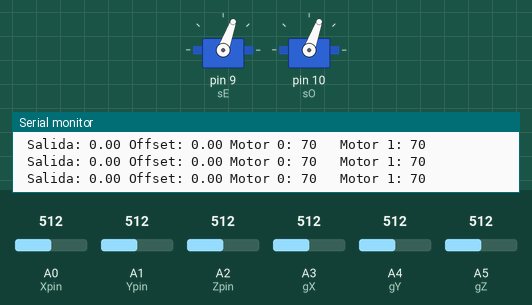
The sketch below on a simulated Arduino Uno, built with avr-gcc and run on an emulated ATmega328P. On the bench: 2 × servo, the last lines printed to the serial monitor. The test bench sets the inputs (shaded band); at power-on: A0 (Xpin) = 512, A1 (Ypin) = 512, A2 (Zpin) = 512, A3 (gX) = 512, A4 (gY) = 512, A5 (gZ) = 512.

Above: at 5.3 s.
5.4 s: A0 (Xpin) set to 716
At 6.6 s:
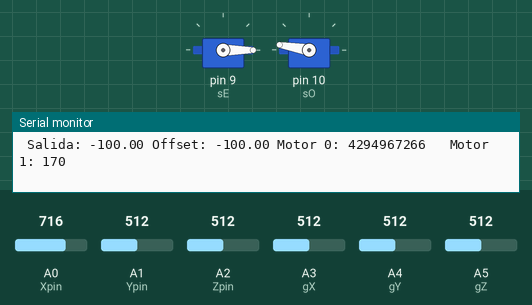
6.9 s: A0 (Xpin) set to 306
At 7.5 s:
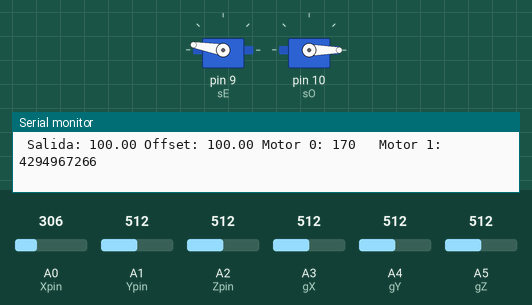
Timing chart, 0 to 9.9 s (numbered marks = the images above; inputs shaded):
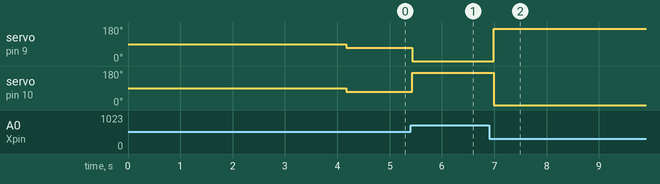

Measured:
- after the input at 5.4 s, servo on pin 9 (sE): 70° → 0° at once; servo on pin 10 (sO): 70° → 170° at once
- after the input at 6.9 s, servo on pin 9 (sE): 0° → 170° after 0.09 s; servo on pin 10 (sO): 170° → 0° after 0.09 s

The sketch:

fxm.ino
```cpp
// (licence header left out)
/*
Proyecto: Cuadricoptero - FXM - RIVAS TECH SOCIETY
Unidad autónoma de vuelo, con las siguientes características:

- Motores A2208-12T 1500KV motor sin escobillas Outrunner
- Control de velocidad (ESC) Skywalker 20A Brushless Motor Electronic Speed Controller
- IMU GY-85 6DOF 9DOF
- Controlador PID para estabilidad (cabeceo, alabeo y guiñada, y altura)
- Angulos de EULER
-

*/

#include <PID_v1.h>

//usamos la librería Timer para generar eventos de tiempo
#include "Timer.h"
Timer t1, t2, t3;

// fichero con la configuración básica del sistema
#include "Parametros.h"

// UAV
#include "Uav.h"
Uav uav;

// IMU
#include "Imu.h"
Imu imu;

//SERVO
#include <Servo.h>  // servo library

//Las variables volatile se emplean en la interrupción
volatile int estado = HIGH ;
volatile int contador = 0 ;
volatile unsigned long time;

int v[N_MOTORES];
// En el caso del balancín, voy a usar un servo sólo, que nos dará el ajuste de velocidad para dos motores
// Calculo el offset, y lo que le sumo a uno se lo resto a otro
// Si esto no va fino añadiremos otro servo

// En el caso del balancín sólo usaremos 2: sE y sO
Servo sN, sS, sE, sO;

// Pines analógicos donde conectamos el acelerómetro
// Para el balancín sólo usaremos el X
const int Xpin = A0;
const int Ypin = A1;
const int Zpin = A2;

//
const int gX = A3;
const int gY = A4;
const int gZ = A5;
double zeroValue[6] = { 0 }; // gyroX, gyroY, gyroZ, accX, accY, accZ

//Usamos un controlador PID para el ROLL, en el caso del balancín es suficiente
// para el cuadricoptero usaremos otro para el PITCH, otro para el YAW y otro para la ALTURA
//Variables para el controlador PID
double rollSetpoint, rollInput, rollOutput;

//Definimos valores agresivos  (para acercarnos más rápidamente al objetivo) y conservadores
// El ajuste de estos parámetros es la parte más complicada de este proyecto. De momento usaremos sólo P
double aggKp=0.5, aggKi=0, aggKd=0;
double consKp=0.01, consKi=0, consKd=0;
//Creamos el PID
PID rollPID(&rollInput, &rollOutput, &rollSetpoint,consKp,consKi,consKd, DIRECT);


void setup(){
  // Conexión del acelerómetro ADXL335 a la placa Arduino. Cambiar cuando llegue la IMU
  // Conectamos un cable del pin AREF a 3.3V
  analogReference(EXTERNAL);  // La tensión aplicada en el pin AREF será la que haga que el conversor A/D
                              // de su máxima lectura (1023)

  Serial.begin(9600);


  delay(100);//wait for the sensor to get ready

  // Para calibrar la imu. Ejecutar sólo las primeras veces

  for (uint8_t i = 0; i < 100; i++) { // Take the average of 100 readings
    zeroValue[0] += analogRead(gX);
    zeroValue[1] += analogRead(gY);
    zeroValue[2] += analogRead(gZ);
    zeroValue[3] += analogRead(Xpin);
    zeroValue[4] += analogRead(Ypin);
    zeroValue[5] += analogRead(Zpin);
    delay(10);
  }
  zeroValue[0] /= 100;
  zeroValue[1] /= 100;
  zeroValue[2] /= 100;
  zeroValue[3] /= 100;
  zeroValue[4] /= 100;
  zeroValue[5] /= 100;
  zeroValue[5] -= 102.3; // Z value is -1g when facing upwards - Sensitivity = 0.33/3.3*1023=102.3

  imu.setAccXZeroG(zeroValue[3]);  // aprox 512
  //imu.setAccYZeroG(zeroValue[4]);
  //imu.setAccZZeroG(zeroValue[5]);

  // utilizada para generar eventos de tiempo cada x milisegundos
  //
  int tickEvent1 = t1.every(TIEMPO_LECTURA_IMU, lecturaIMU, (void*)0);
 // int tickEvent2 = t2.every(500, muestraEstado, (void*)0);
  int tickEvent3 = t3.every(TIEMPO_ACTUALIZACION_VELOCIDAD, actualizaVelocidadRoll, (void*)0);

  // No es necesario, porque por defecto son de entrada, pero....
  pinMode(Xpin, INPUT);
  pinMode(Ypin, INPUT);
  pinMode(Zpin, INPUT);

  // Hacemos las primeras lecturas de la IMU
  // Para el uso del balancin con los dos motores, sólo vamos a necesitar un controlador PID sobre el eje X del acelerómetro. Es decir sólo vamos a controlar el alabeo (ROLL)
  imu.setAccX(analogRead(Xpin)); // Leemos el valor de la tensión en el pin x
  imu.setAccY(analogRead(Ypin)); // Leemos el valor de la tensión en el pin x
  imu.setAccZ(analogRead(Zpin)); // Leemos el valor de la tensión en el pin x
  rollInput = imu.getAccX();
  //rollSetpoint = imu.getAccXZeroG();
  rollSetpoint = ACC_X_REPOSO;
  //turn the PID on
  rollPID.SetMode(AUTOMATIC);
  rollPID.SetOutputLimits(-100, 100);

  // Arrancamos el Quad
  uav.start();
  // Conectamos el servo al Pin 9D
  switch (N_MOTORES) {
    case 2:
      //balancín
        sE.attach(9);  // servo control Motor Dcho
        sO.attach(10);  // servo control Motor Izqdo
        sE.write(V_ARRANQUE);
        sO.write(V_ARRANQUE);
      break;
    case 4:
      //cuadricoptero
        sN.attach(7);  // servo control Motor Arriba
        sS.attach(8);  // servo control Motor Abajo
        sE.attach(9);  // servo control Motor Dcho
        sO.attach(10);  // servo control Motor Izqdo
      break;
  }

  // Cuando tengamos los motores, conectaremos la velocidad de los mismos con la del servo
  // De momento solo activamos el servo

  //Esperamos 3 segundos para despegar
  delay(3000);

  //Reducimos a la velocidad que consideramos estable
  sE.write(V_ESTABLE);
  sO.write(V_ESTABLE);
}


void loop(){
    // llamada a la generación de eventos de tiempo

  // lectura IMU
  t1.update();
 // t2.update();
 // actualiza Velocidad
  t3.update();


}


void actualizaVelocidadRoll(void *context)
{

      //float offset = map (rollOutput, -5, 5, 0, 180);
      float offset = rollOutput;
      uav.M[0].setVelocidad(V_ESTABLE+offset);
      uav.M[1].setVelocidad(V_ESTABLE-offset);
      sE.write(uav.M[0].getVelocidad());
      sO.write(uav.M[1].getVelocidad());
      Serial.print(" Salida: ");
      Serial.print(rollOutput);
      Serial.print(" Offset: ");
      Serial.print(offset);
      for (int i = 0; i< N_MOTORES; i++){
          Serial.print(" Motor ");
          Serial.print(i);
          Serial.print(": ");
          Serial.print(uav.M[i].getVelocidad());
          Serial.print("\t");
     }
       Serial.print("\n");


}

void lecturaIMU(void *context)
{
  //Lectura datos IMU
  imu.setAccX(analogRead(Xpin)); // Leemos el valor de la tensión en el pin X
  imu.setAccY(analogRead(Ypin)); // Leemos el valor de la tensión en el pin Y
  imu.setAccZ(analogRead(Zpin)); // Leemos el valor de la tensión en el pin Z
  rollInput = imu.getAccX();

  // Aplicación controlador PID

  double gap = abs(rollSetpoint-rollInput); //distance away from setpoint
  if(gap<10)
  {  //we're close to setpoint, use conservative tuning parameters
    rollPID.SetTunings(consKp, consKi, consKd);
  }
  else
  {
     //we're far from setpoint, use aggressive tuning parameters
     rollPID.SetTunings(aggKp, aggKi, aggKd);
  }

  rollPID.Compute();


}


 void muestraEstado(void *context)
 {

     // Revisamos el estado de la IMU
      Serial.print("AccX: ");
      Serial.print(imu.getAccX());
      Serial.print("\t");
      Serial.print("AccXZeroG: ");
      Serial.print(imu.getAccXZeroG());
      Serial.print("\t");

   // Revisamos el estado de la UAV
      Serial.print("Numero Motores: ");
      Serial.print(uav.getNumMotores());
      Serial.print("\t");

      for (int i = 0; i< N_MOTORES; i++){
          Serial.print("Motor ");
          Serial.print(i);
          Serial.print(": ");
          Serial.print(uav.M[i].getVelocidad());
          Serial.print("\t");
     }
       Serial.print("\n");

 }
```

Imu.cpp
```cpp
// (licence header left out)
/*
Imu.cpp - Clase para la gestión de la Unidad de Medida Inercial (IMU).
*/

/*
http://www.instructables.com/id/Guide-to-gyro-and-accelerometer-with-Arduino-inclu/?lang=es
The accelerometer
The accelerometer measures the acceleration (g's) in three dimensions.
To translate the analog readings into degrees you simply need to read the axis and to subtract the zero offset like so:
accVal = accAdc-accZero

Where accAdc is the analog reading and accZero is the value when it reads 0g -
this is calculated in the start of the code, look in the "Setup" section.
The zero value can also be found in the datasheet: http://www.sparkfun.com/datasheets/Components/SMD/adxl335.pdf. You will see that the zero voltage at 0g is approximately 1.5V, to translate this into quids, you again have to use this equation: zeroVoltage/3.3*1023.
So in this example I get:
1.5/3.3*1023=465.

You can then calculate the pitch and roll using the following equations:
pitch = atan2(accYval, accZval)+PI
roll = atan2(accXval, accZval)+PI
*/


#include <Arduino.h>
#include "Imu.h"
#include "Parametros.h"
#include "Kalman.h" // Source: https://github.com/TKJElectronics/KalmanFilter

Kalman kalmanX;
Kalman kalmanY;


/* All the angles start at 180 degrees */
double gyroXangle = 180;
double gyroYangle = 180;
double gyroZangle = 180;

// Complimentary filter
double compAngleX = 180;
double compAngleY = 180;


Imu::Imu(void)
{
   // Una conversión ADC va de 0 a 1023, siendo 512
   // la mitad del rango y por lo tanto el 0
   //acc_zero_G = 512.0;
   // Según el Datasheet, tenemos incrementos de 330mV por cada G de aceleración
   // por lo tanto, si pasamos de mV (330) a cuentas (1023)
   // nos queda que 330mV / 1023cuentas = 102.3, valor para convertir mV a G's
   // escala es el número de unidades que esperamos que el sensor lea cuando
   // hay un cambio de aceleración en 1G
  acc_escala = 102.3;


}

void Imu::Init(void)
{
  setAccX(ACC_X_REPOSO);
  setAccY(ACC_Y_REPOSO);
  setAccZ(ACC_Z_REPOSO);

  kalmanX.setAngle(180); // Set starting angle
  kalmanY.setAngle(180);


}

void Imu::setAccX(float x)
{
  acc_x_grav = ((float)x - acc_X_zero_G)/acc_escala;
  acc_x = x;
}

float Imu::getAccXGrav(void)
{
  return acc_x_grav;
}

float Imu::getAccX(void)
{
  return acc_x;
}

void Imu::setAccY(float y)
{
  acc_y_grav = ((float)y - acc_Y_zero_G)/acc_escala;
  acc_y = y;
}

float Imu::getAccYGrav(void)
{
  return acc_y_grav;
}

void Imu::setAccZ(float z)
{
  acc_z_grav = ((float)z - acc_Z_zero_G)/acc_escala;
  acc_z = z;
}

float Imu::getAccZGrav(void)
{
  return acc_z_grav;
}

void Imu::setAccXZeroG(float x)
{
  acc_X_zero_G = x;
}

void Imu::setAccYZeroG(float y)
{
  acc_Y_zero_G = y;
}

void Imu::setAccZZeroG(float z)
{
  acc_Z_zero_G = z;
}

float Imu::getAccXZeroG(void)
{
  return acc_X_zero_G;
}

float Imu::getRoll(void)
{
  return (atan2(acc_x - acc_X_zero_G, acc_z - acc_Z_zero_G) + PI) * RAD_TO_DEG;
}

float Imu::getPitch(void)
{
  return (atan2(acc_y - acc_Y_zero_G, acc_z - acc_Z_zero_G) + PI) * RAD_TO_DEG;
}
```

Imu.h
```cpp
// (licence header left out)
/*
Imu.h - Clase para la gestión de la Unidad de Medida Inercial (IMU).
*/

// De momento usamos el Acelerómetro ADXL335, por lo que esta clase sólo se va a usar para la conversión de unidades

#ifndef _IMU_H
#define _IMU_H 1

#include <Arduino.h>

class Imu
{
  public:
    Imu(void);
    void Init();
    void setAccX(float x);
    void setAccY(float y);
    void setAccZ(float z);
    float getAccX(void);
    float getAccXGrav(void);
    float getAccY(void);
    float getAccYGrav(void);
    float getAccZ(void);
    float getAccZGrav(void);
    void setAccXZeroG(float x);
    void setAccYZeroG(float y);
    void setAccZZeroG(float z);
    float getAccXZeroG(void);
    float getRoll();
    float getPitch();

  private:
    float acc_x_grav;
    float acc_y_grav;
    float acc_z_grav;
    float acc_x;
    float acc_y;
    float acc_z;
    float acc_x_deg;
    float acc_y_deg;
    float acc_z_deg;
   // Una conversión ADC va de 0 a 1023, siendo 512
   // la mitad del rango y por lo tanto el 0

   //Para calibrar
    float acc_X_zero_G;
    float acc_Y_zero_G;
    float acc_Z_zero_G;
   // Según el Datasheet, tenemos incrementos de 330mV por cada G de aceleración
   // por lo tanto, si pasamos de mV (330) a cuentas (1023)
   // nos queda que 330mV / 1023cuentas = 102.3, valor para convertir mV a G's
   // escala es el número de unidades que esperamos que el sensor lea cuando
   // hay un cambio de aceleración en 1G
    float acc_escala;
};

#endif
```

Kalman.h
```cpp
// (licence header left out)
#ifndef _Kalman_h
#define _Kalman_h

class Kalman {
public:
    Kalman() {
        /* We will set the variables like so, these can also be tuned by the user */
        Q_angle = 0.001;
        Q_bias = 0.003;
        R_measure = 0.03;

        angle = 0; // Reset the angle
        bias = 0; // Reset bias

        P[0][0] = 0; // Since we assume that the bias is 0 and we know the starting angle (use setAngle), the error covariance matrix is set like so - see: http://en.wikipedia.org/wiki/Kalman_filter#Example_application.2C_technical
        P[0][1] = 0;
        P[1][0] = 0;
        P[1][1] = 0;
    };
    // The angle should be in degrees and the rate should be in degrees per second and the delta time in seconds
    double getAngle(double newAngle, double newRate, double dt) {
        // KasBot V2  -  Kalman filter module - http://www.x-firm.com/?page_id=145
        // Modified by Kristian Lauszus
        // See my blog post for more information: http://blog.tkjelectronics.dk/2012/09/a-practical-approach-to-kalman-filter-and-how-to-implement-it

        // Discrete Kalman filter time update equations - Time Update ("Predict")
        // Update xhat - Project the state ahead
        /* Step 1 */
        rate = newRate - bias;
        angle += dt * rate;

        // Update estimation error covariance - Project the error covariance ahead
        /* Step 2 */
        P[0][0] += dt * (dt*P[1][1] - P[0][1] - P[1][0] + Q_angle);
        P[0][1] -= dt * P[1][1];
        P[1][0] -= dt * P[1][1];
        P[1][1] += Q_bias * dt;

        // Discrete Kalman filter measurement update equations - Measurement Update ("Correct")
        // Calculate Kalman gain - Compute the Kalman gain
        /* Step 4 */
        S = P[0][0] + R_measure;
        /* Step 5 */
        K[0] = P[0][0] / S;
        K[1] = P[1][0] / S;

        // Calculate angle and bias - Update estimate with measurement zk (newAngle)
        /* Step 3 */
        y = newAngle - angle;
        /* Step 6 */
        angle += K[0] * y;
        bias += K[1] * y;

        // Calculate estimation error covariance - Update the error covariance
        /* Step 7 */
        P[0][0] -= K[0] * P[0][0];
        P[0][1] -= K[0] * P[0][1];
        P[1][0] -= K[1] * P[0][0];
        P[1][1] -= K[1] * P[0][1];

        return angle;
    };
    void setAngle(double newAngle) { angle = newAngle; }; // Used to set angle, this should be set as the starting angle
    double getRate() { return rate; }; // Return the unbiased rate

    /* These are used to tune the Kalman filter */
    void setQangle(double newQ_angle) { Q_angle = newQ_angle; };
    void setQbias(double newQ_bias) { Q_bias = newQ_bias; };
    void setRmeasure(double newR_measure) { R_measure = newR_measure; };

    double getQangle() { return Q_angle; };
    double getQbias() { return Q_bias; };
    double getRmeasure() { return R_measure; };

private:
    /* Kalman filter variables */
    double Q_angle; // Process noise variance for the accelerometer
    double Q_bias; // Process noise variance for the gyro bias
    double R_measure; // Measurement noise variance - this is actually the variance of the measurement noise

    double angle; // The angle calculated by the Kalman filter - part of the 2x1 state vector
    double bias; // The gyro bias calculated by the Kalman filter - part of the 2x1 state vector
    double rate; // Unbiased rate calculated from the rate and the calculated bias - you have to call getAngle to update the rate

    double P[2][2]; // Error covariance matrix - This is a 2x2 matrix
    double K[2]; // Kalman gain - This is a 2x1 vector
    double y; // Angle difference
    double S; // Estimate error
};

#endif
```

Motor.cpp
```cpp
// (licence header left out)
/*
Motor.cpp - Clase para gestión de motores.
*/
#include <Arduino.h>
#include "Motor.h"

Motor::Motor(void)
{

}

void Motor::init (unsigned long v0)
{
  _velocidad = v0;
}
void Motor::setVelocidad(unsigned long v)
{
  _velocidad = v;
}

unsigned long Motor::getVelocidad(void)
{
  return _velocidad;
}
```

Motor.h
```cpp
// (licence header left out)
/*
Motor.h - Clase para la gestión de motores.
*/

#ifndef _MOTOR_H
#define _MOTOR_H 1

#include <Arduino.h>

class Motor
{
  public:
    Motor(void);
    void init(unsigned long v0);
    void setVelocidad(unsigned long v);
    unsigned long getVelocidad(void);

  private:
    unsigned long _velocidad;
};

#endif
```

Parametros.h
```cpp
// (licence header left out)
#define N_MOTORES 2 // Balancín-Bicoptero

// Rango de velocidades de los motores. Dado que usamos servo, el grado que le demos al servo se traduce en la velocidad de los motores
// Usaremos el rango 0-180
#define V_REPOSO 0
#define V_MAXIMA 180
#define V_ARRANQUE 90
#define V_ESTABLE 70
#define V_PASO 1  //Incremento - Decremento de velocidad

// Tunning Acelerómetro. Situación en reposo es en el plano horizontal
#define ACC_X_REPOSO 512 // Medida tomada tras varias lecturas
#define ACC_Y_REPOSO 0  // Sin calibrar. No usado en balancín
#define ACC_Z_REPOSO 0   // Sin calibrar. No usado en balancín
#define ACC_MARGEN 10 //Parámetro para ajuste en las lecturas. No usado de momento

#define TIEMPO_LECTURA_IMU 1  // milisegundos
#define TIEMPO_ACTUALIZACION_VELOCIDAD 0.5 //milisegundos
```

Tempus.cpp
```cpp
// (licence header left out)
/*
Tempus.cpp - Librería para gestión de tiempo.
*/
#include <Arduino.h>
#include "Tempus.h"

Tempus::Tempus(void)
{

}

void Tempus::init (unsigned long t0)
{
  _tempus0 = t0;
}

unsigned long Tempus::segundos(unsigned long ms)
{
  return ms/1000;
}

unsigned long Tempus::minutos(unsigned long ms)
{
  return ms/1000/60;
}

unsigned long Tempus::dif(unsigned long ms)
{
  return ms - _tempus0;
}
```

Tempus.h
```cpp
// (licence header left out)
/*
Tempus.h - Librería para gestión de tiempo.
*/

#ifndef _TEMPUS_H
#define _TEMPUS_H 1

#include <Arduino.h>

class Tempus
{
  public:
    Tempus(void);
    void init(unsigned long t0);
    unsigned long segundos(unsigned long ms);
    unsigned long minutos(unsigned long ms);
    unsigned long dif(unsigned long ms);

  private:
    unsigned long _tempus0;
};

#endif
```

Uav.cpp
```cpp
// (licence header left out)
/*
Uav.cpp - Clase para gestión de la unidad autónoma de vuelo.
*/
#include <Arduino.h>
#include "Uav.h"

Uav::Uav(void)
{
  _numMotores = N_MOTORES;
}

void Uav::start ()
{

  for (int i=0; i<_numMotores; i++){
    M[i].init(V_ESTABLE);

  }

}

int Uav::getNumMotores(){
  return _numMotores;
}
```

Source omitted: Uav.h (620 bytes)
